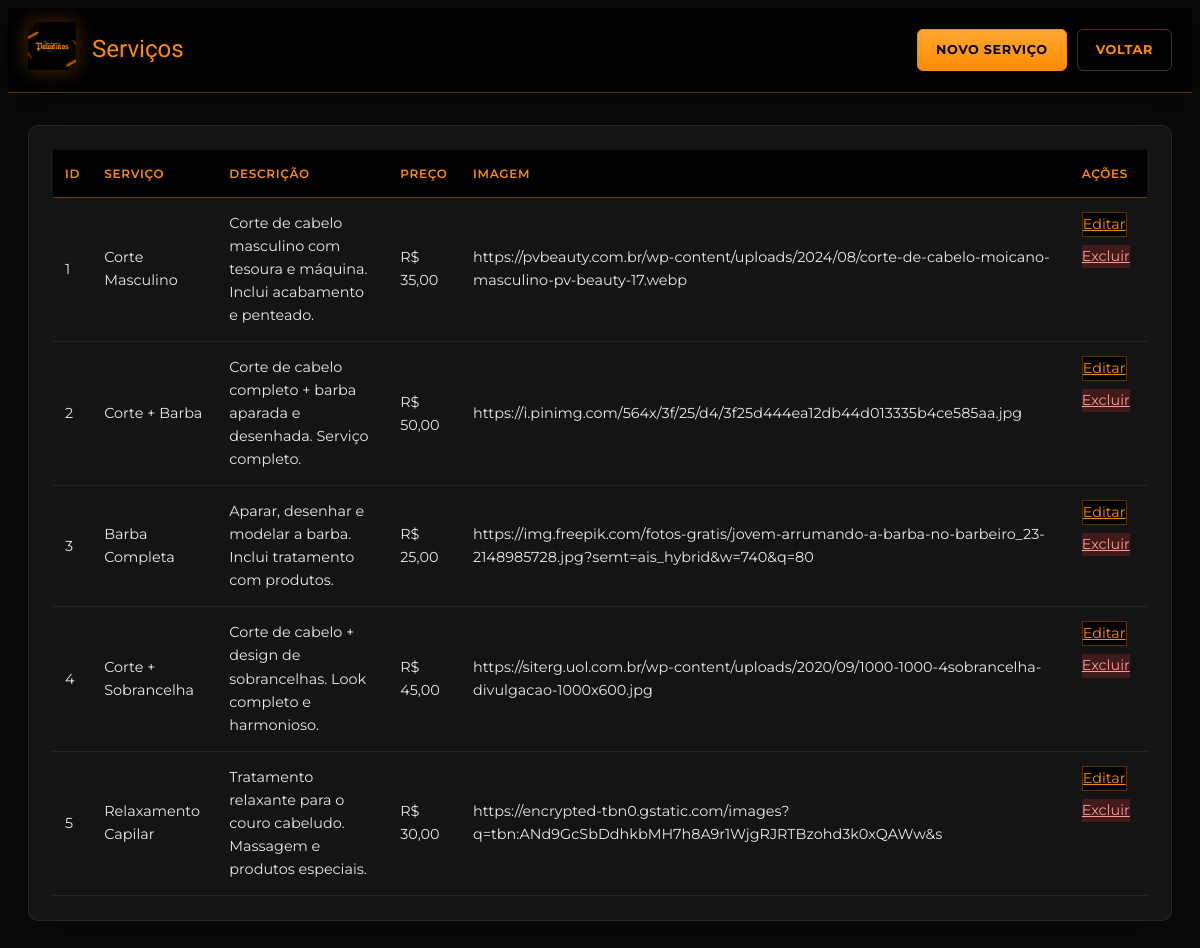
The app's page /admin/servicos/listar-servico.php, older data.
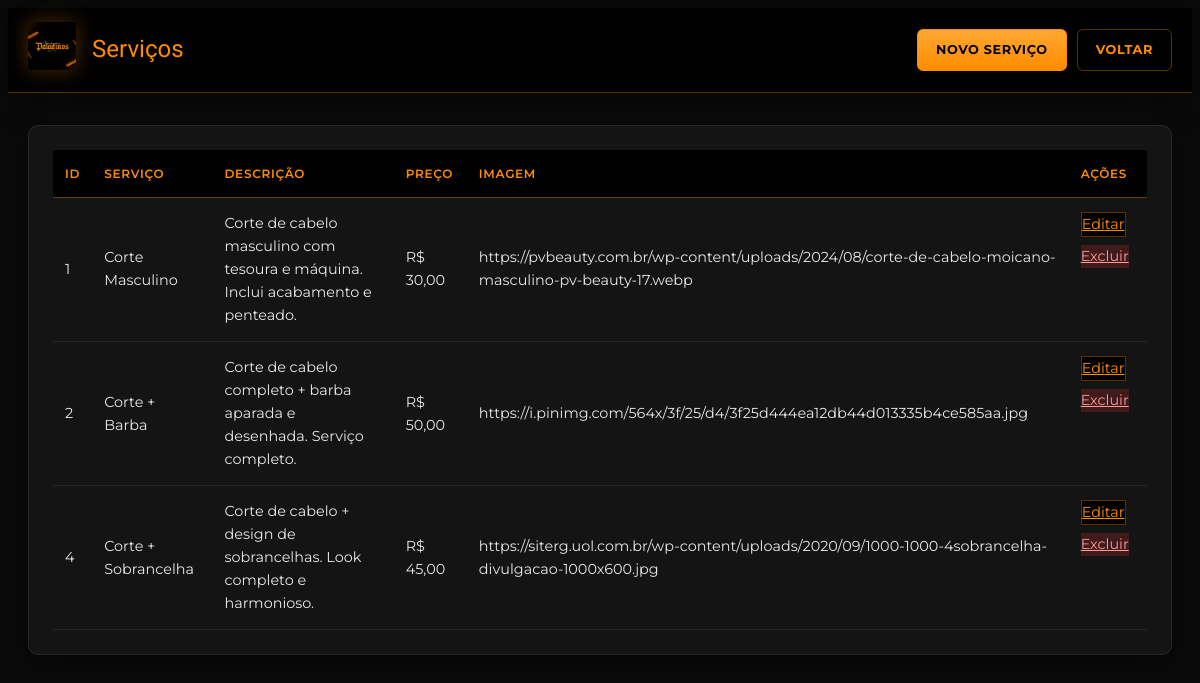
The same page, newer data.
### tables this page shows
CREATE TABLE `servicos` (
  `id` int(11) NOT NULL,
  `servico` varchar(100) NOT NULL,
  `descricao` text NOT NULL,
  `preco` decimal(10,2) NOT NULL,
  `imagem` text DEFAULT NULL
);

### includes/site.php (called while the page is built, shortened)
<?php
    function urlBase(): string
    {
        $base = rtrim(str_replace('\\', '/', dirname($_SERVER['SCRIPT_NAME'] ?? '')), '/');
        return $base === '' ? '' : $base;
    }
    function urlAsset(string $path): string
    {
        return urlBase() . '/' . ltrim($path, '/');
    }

### admin/servicos/listar-servico.php (the view)
<?php
    require_once(__DIR__ . "/../conectaMYSQL.php");
?>
<!DOCTYPE html>
<html lang="pt-BR">
<head>
<?php
require_once dirname(__DIR__, 2) . '/includes/admin/bootstrap.php';
adminHead('Serviços');
?>
</head>
<body class="admin-body">
<?php
adminTopBar('Serviços', array (
  0 =>
  array (
    'url' => '?query=admin/servicos/cadastro-servico',
    'label' => 'Novo serviço',
    'class' => 'admin-btn-primary',
  ),
  1 =>
  array (
    'url' => '?query=admin/servicos/painel-admin-servicos',
    'label' => 'Voltar',
    'class' => 'admin-btn-secondary',
  ),
));
adminPageOpen();
?>
    <div class="table-container">
        <table>
            <thead>
                <tr>
                    <th>ID</th>
                    <th>Serviço</th>
                    <th>Descrição</th>
                    <th>Preço</th>
                    <th>Imagem</th>
                    <th>Ações</th>
                </tr>
            </thead>
            <tbody>
        <?php
            $sql = "SELECT * FROM servicos";
            $resultado = mysqli_query($connect, $sql);
            if(mysqli_num_rows($resultado) > 0) {
                while($dados = mysqli_fetch_array($resultado)) {
                    echo "<tr>";
                    echo "<td>" . $dados['id'] . "</td>";
                    echo "<td>" . htmlspecialchars($dados['servico']) . "</td>";
                    echo "<td>" . htmlspecialchars($dados['descricao']) . "</td>";
                    echo "<td class='price-cell'>R$ " . number_format($dados['preco'], 2, ',', '.') . "</td>";
                    echo "<td class='image-cell'>" . htmlspecialchars($dados['imagem']) . "</td>";
                    echo "<td class='actions-cell'>";
                    echo "<a href='?query=admin/servicos/servico-form-editar&id=" . $dados['id'] . "' class='btn-edit'>Editar</a>";
                    echo "<a href='?query=admin/servicos/servico-excluir&id=" . $dados['id'] . "' class='btn-delete'>Excluir</a>";
                    echo "</td>";
                    echo "</tr>";
                }
            } else {
                echo "<tr><td colspan='6' class='empty-message'>Nenhum serviço cadastrado.</td></tr>";
            }
        ?>
            </tbody>
        </table>
    </div>
<?php adminPageClose(); ?>
</body>
</html>

### includes/admin/bootstrap.php (shortened to what this page needs)
<?php
    require_once PROJECT_ROOT . '/includes/site.php';
    function adminHead(string $titulo): void
    {
        ?>
        <link rel="stylesheet" href="<?= htmlspecialchars(urlAsset('assets/css/paladinos-theme.css')) ?>">
        <link rel="stylesheet" href="<?= htmlspecialchars(urlAsset('assets/css/admin-paladinos.css')) ?>">
        <?php
    }
    function adminTopBar(string $titulo, array $acoes = [], ?string $subtitulo = null): void
    {
        ?>
        <header class="admin-topbar">
            <div class="admin-topbar-inner">
                <div class="admin-topbar-brand">
                    <a href="?query=admin/admin" class="admin-logo-link">
                        <img src="<?= htmlspecialchars(urlAsset(LOGO_PALADINOS)) ?>" alt="<?= htmlspecialchars(NOME_BARBEARIA) ?>" class="admin-logo-img">
                    </a>
                    <div class="admin-topbar-titles">
                        <h1 class="admin-topbar-title"><?= htmlspecialchars($titulo) ?></h1>
                    </div>
                </div>
                <?php if (!empty($acoes)): ?>
                    <nav class="admin-topbar-actions">
                        <?php foreach ($acoes as $acao): ?>
                            <a href="<?= htmlspecialchars($acao['url']) ?>" class="admin-btn <?= htmlspecialchars($acao['class'] ?? 'admin-btn-secondary') ?>">
                                <?= htmlspecialchars($acao['label']) ?>
                            </a>
                        <?php endforeach; ?>
                    </nav>
                <?php endif; ?>
            </div>
        </header>
        <?php
    }
    function adminPageOpen(string $largura = 'wide'): void
    {
        $classe = $largura === 'narrow' ? 'admin-main admin-main--narrow' : 'admin-main';
        echo '<main class="' . $classe . '">';
    }
    function adminPageClose(): void
    {
        echo '</main>';
    }
        ?>

Row changes from the older to the newer data that the page shows:
removed servicos: id "3", servico "Barba Completa", descricao "Aparar, desenhar e modelar a barba. Inclui tratamento com produtos.", preco "25,00", imagem "https://img.freepik.com/fotos-gratis/jovem-arrumando-a-barba-no-barbeiro_23-2148985728.jpg?semt=ais_hybrid&w=740&q=80"
removed servicos: id "5", servico "Relaxamento Capilar", descricao "Tratamento relaxante para o couro cabeludo. Massagem e produtos especiais.", preco "30,00", imagem "https://encrypted-tbn0.gstatic.com/images?q=tbn:ANd9GcSbDdhkbMH7h8A9r1WjgRJRTBzohd3k0xQAWw&s"
changed servicos "Corte Masculino": preco "35,00" → "30,00"
